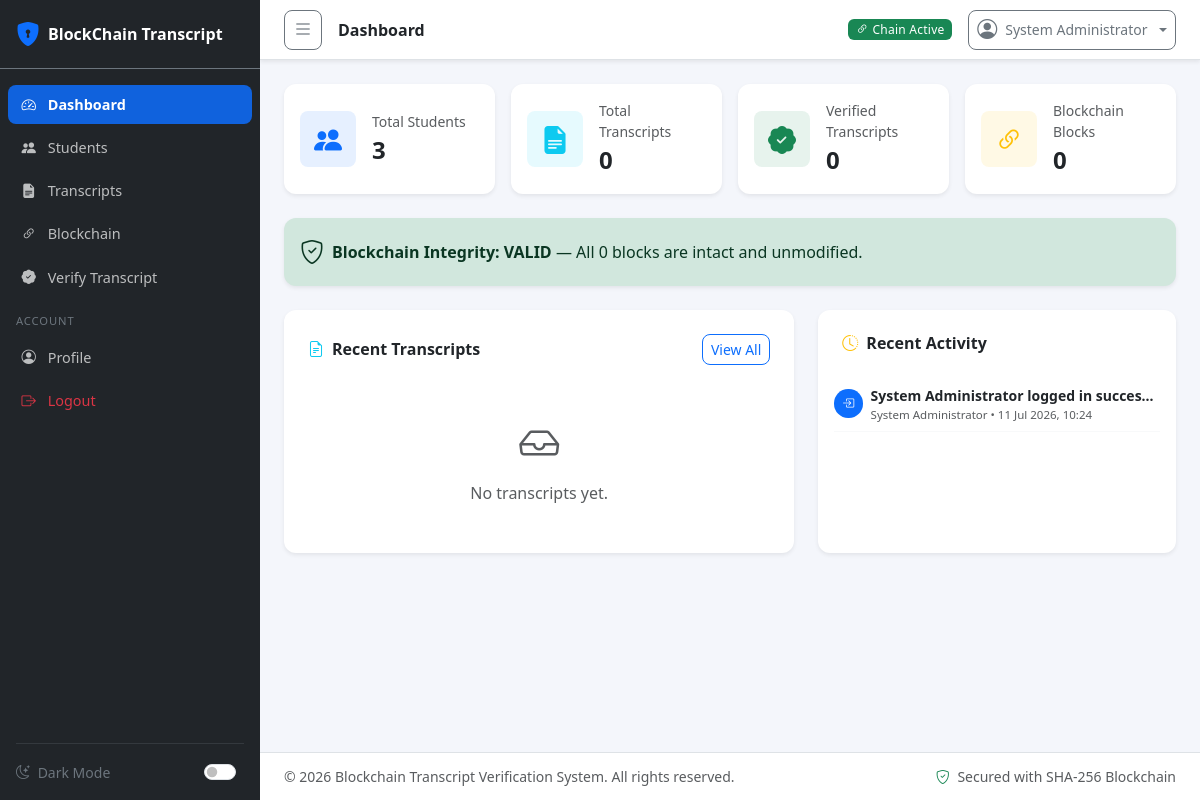
The app's page /dashboard (signed in) with its own data.
### tables this page shows
CREATE TABLE `activity_logs` (
  `id` INT(11) UNSIGNED NOT NULL AUTO_INCREMENT,
  `user_id` INT(11) UNSIGNED DEFAULT NULL,
  `action` VARCHAR(50) NOT NULL COMMENT 'e.g., LOGIN, LOGOUT, CREATE_STUDENT',
  `description` TEXT NOT NULL,
  `ip_address` VARCHAR(45) DEFAULT NULL,
  `created_at` DATETIME NOT NULL DEFAULT CURRENT_TIMESTAMP,
  PRIMARY KEY (`id`),
  KEY `idx_user_id` (`user_id`),
  KEY `idx_action` (`action`),
  KEY `idx_created_at` (`created_at`),
  CONSTRAINT `fk_activity_user` FOREIGN KEY (`user_id`) REFERENCES `users` (`id`) ON DELETE SET NULL ON UPDATE CASCADE
);

CREATE TABLE `users` (
  `id` INT(11) UNSIGNED NOT NULL AUTO_INCREMENT,
  `username` VARCHAR(50) NOT NULL,
  `email` VARCHAR(150) NOT NULL,
  `password` VARCHAR(255) NOT NULL,
  `full_name` VARCHAR(150) NOT NULL,
  `role` ENUM('admin', 'super_admin') NOT NULL DEFAULT 'admin',
  `last_login` DATETIME DEFAULT NULL,
  `created_at` DATETIME NOT NULL DEFAULT CURRENT_TIMESTAMP,
  `updated_at` DATETIME DEFAULT NULL ON UPDATE CURRENT_TIMESTAMP,
  PRIMARY KEY (`id`),
  UNIQUE KEY `username` (`username`),
  UNIQUE KEY `email` (`email`),
  KEY `idx_email` (`email`),
  KEY `idx_username` (`username`)
);

### app/views/dashboard/index.php (the view, shortened to what the rows shown need)
<div class="row g-3 mb-4">
    <div class="col-sm-6 col-xl-3">
        <div class="card border-0 shadow-sm rounded-4 h-100">
            <div class="card-body d-flex align-items-center gap-3">
                <div class="icon-box bg-primary bg-opacity-10 text-primary rounded-3 p-3">
                    <i class="bi bi-people-fill fs-3"></i>
                </div>
                <div>
                    <div class="text-muted small">Total Students</div>
                    <div class="fw-bold fs-4"><?= number_format($stats['total_students']) ?></div>
                </div>
            </div>
        </div>
    </div>
    <div class="col-sm-6 col-xl-3">
        <div class="card border-0 shadow-sm rounded-4 h-100">
            <div class="card-body d-flex align-items-center gap-3">
                <div class="icon-box bg-info bg-opacity-10 text-info rounded-3 p-3">
                    <i class="bi bi-file-earmark-text-fill fs-3"></i>
                </div>
                <div>
                    <div class="text-muted small">Total Transcripts</div>
                    <div class="fw-bold fs-4"><?= number_format($stats['total_transcripts']) ?></div>
                </div>
            </div>
        </div>
    </div>
    <div class="col-sm-6 col-xl-3">
        <div class="card border-0 shadow-sm rounded-4 h-100">
            <div class="card-body d-flex align-items-center gap-3">
                <div class="icon-box bg-success bg-opacity-10 text-success rounded-3 p-3">
                    <i class="bi bi-patch-check-fill fs-3"></i>
                </div>
                <div>
                    <div class="text-muted small">Verified Transcripts</div>
                    <div class="fw-bold fs-4"><?= number_format($stats['verified_transcripts']) ?></div>
                </div>
            </div>
        </div>
    </div>
    <div class="col-sm-6 col-xl-3">
        <div class="card border-0 shadow-sm rounded-4 h-100">
            <div class="card-body d-flex align-items-center gap-3">
                <div class="icon-box bg-warning bg-opacity-10 text-warning rounded-3 p-3">
                    <i class="bi bi-link-45deg fs-3"></i>
                </div>
                <div>
                    <div class="text-muted small">Blockchain Blocks</div>
                    <div class="fw-bold fs-4"><?= number_format($stats['total_blocks']) ?></div>
                </div>
            </div>
        </div>
    </div>
</div>
<div class="row mb-4">
    <div class="col-12">
        <?php if ($chainStatus['valid']): ?>
        <div class="alert alert-success d-flex align-items-center gap-2 mb-0 rounded-4 border-0 shadow-sm" role="alert">
            <i class="bi bi-shield-check fs-4"></i>
            <div>
                <strong>Blockchain Integrity: VALID</strong> — All <?= $chainStatus['total_blocks'] ?? 0 ?> blocks are intact and unmodified.
            </div>
        </div>
        <?php endif; ?>
    </div>
</div>
<div class="row g-4">
    <div class="col-lg-7">
        <div class="card border-0 shadow-sm rounded-4 h-100">
            <div class="card-header bg-transparent border-0 pt-4 px-4 d-flex justify-content-between align-items-center">
                <h6 class="fw-bold mb-0"><i class="bi bi-file-earmark-text me-2 text-info"></i>Recent Transcripts</h6>
                <a href="<?= url('transcripts') ?>" class="btn btn-sm btn-outline-primary">View All</a>
            </div>
            <div class="card-body px-4 pb-4">
                <?php if (empty($recentTranscripts)): ?>
                <div class="text-center text-muted py-4">
                    <i class="bi bi-inbox fs-1 d-block mb-2"></i>
                    No transcripts yet.
                </div>
                <?php endif; ?>
            </div>
        </div>
    </div>
    <div class="col-lg-5">
        <div class="card border-0 shadow-sm rounded-4 h-100">
            <div class="card-header bg-transparent border-0 pt-4 px-4">
                <h6 class="fw-bold mb-0"><i class="bi bi-clock-history me-2 text-warning"></i>Recent Activity</h6>
            </div>
            <div class="card-body px-3 pb-4">
                <?php if (empty($recentActivities)): ?>
                <div class="text-center text-muted py-4">
                    <i class="bi bi-clock fs-1 d-block mb-2"></i>
                    No activity yet.
                </div>
                <?php else: ?>
                <ul class="list-unstyled mb-0">
                    <?php foreach ($recentActivities as $activity): ?>
                    <li class="d-flex align-items-start gap-2 py-2 border-bottom border-light">
                        <span class="badge rounded-circle bg-<?= actionColor($activity['action']) ?> p-2 mt-1">
                            <i class="bi <?= actionIcon($activity['action']) ?>"></i>
                        </span>
                        <div class="flex-grow-1 overflow-hidden">
                            <div class="small fw-semibold text-truncate"><?= e($activity['description']) ?></div>
                            <div class="text-muted" style="font-size:0.72rem;">
                                <?= e($activity['full_name'] ?? $activity['username'] ?? 'System') ?>
                                &bull; <?= formatDate($activity['created_at']) ?>
                            </div>
                        </div>
                    </li>
                    <?php endforeach; ?>
                </ul>
                <?php endif; ?>
            </div>
        </div>
    </div>
</div>

### core/Router.php (shortened to what the rows shown need)
<?php
class Router
{
    private array $routes = [];
    private string $prefix = '';
    private array $groupMiddleware = [];
    private function add(string $method, string $path, string $handler, array $mw): void
    {
        $full    = rtrim($this->prefix . $path, '/') ?: '/';
        $pattern = '#^' . preg_replace('#\{([a-zA-Z_]+)\}#', '(?P<$1>[^/]+)', $full) . '$#';
        $this->routes[] = [
            'method'   => $method,
            'pattern'  => $pattern,
            'handler'  => $handler,
            'mw'       => array_merge($this->groupMiddleware, $mw),
        ];
    }
    public function dispatch(): void
    {
        $method = $_SERVER['REQUEST_METHOD'];
        $uri    = parse_url($_SERVER['REQUEST_URI'], PHP_URL_PATH);
        $uri = rtrim($uri, '/') ?: '/';
        foreach ($this->routes as $route) {
            if ($route['method'] !== $method) continue;
            if (!preg_match($route['pattern'], $uri, $m)) continue;
            $params = array_filter($m, 'is_string', ARRAY_FILTER_USE_KEY);
            [$ctrl, $action] = explode('@', $route['handler']);
            $this->invoke($ctrl, $action, $params);
            return;
        }
    }
    private function invoke(string $ctrl, string $action, array $params): void
    {
        $obj = new $ctrl();
        $obj->$action($params);
    }
}

### app/views/layouts/header.php (shortened to what the rows shown need)
<header class="top-navbar navbar navbar-expand-lg bg-white shadow-sm px-4 py-2 border-bottom">
    <button class="btn btn-sm btn-outline-secondary me-3" id="sidebarToggle" aria-label="Toggle sidebar">
        <i class="bi bi-list fs-5"></i>
    </button>
    <span class="fw-semibold text-dark"><?= e($title ?? 'Dashboard') ?></span>
    <div class="ms-auto d-flex align-items-center gap-3">
        <span class="badge bg-success d-none d-md-inline-flex align-items-center gap-1">
            <i class="bi bi-link-45deg"></i> Chain Active
        </span>
        <?php $user = currentUser(); ?>
        <div class="dropdown">
            <button class="btn btn-sm btn-outline-secondary dropdown-toggle d-flex align-items-center gap-2"
                    type="button" data-bs-toggle="dropdown" aria-expanded="false">
                <i class="bi bi-person-circle fs-5"></i>
                <span class="d-none d-md-inline"><?= e($user['full_name'] ?? 'Admin') ?></span>
            </button>
        </div>
    </div>
</header>

### records on screen
activity_logs: user.full_name "System Administrator", description "System Administrator logged in succes…", created_at "11 Jul 2026, 10:24"

### other values on screen
$stats['total_students'] "3"
$stats['total_transcripts'] "0"
$stats['verified_transcripts'] "0"
$stats['total_blocks'] "0"
$chainStatus['total_blocks'] "0"
